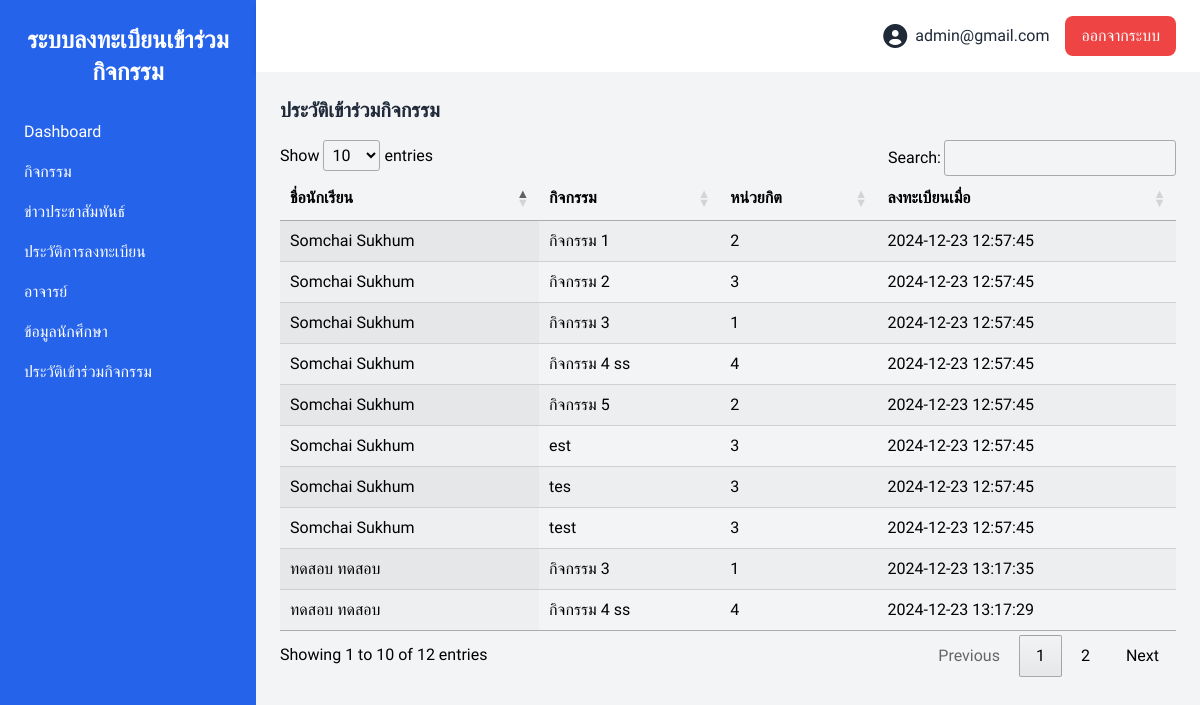
Screenshot of /admin_register.php (signed in) with the database file from the repository.
### tables this page shows
CREATE TABLE `registrations` (
  `id` int(11) NOT NULL,
  `student_id` int(11) NOT NULL,
  `activity_id` int(11) NOT NULL,
  `registration_date` timestamp NOT NULL DEFAULT current_timestamp()
);

CREATE TABLE `users` (
  `id` int(11) NOT NULL,
  `student_id` varchar(50) NOT NULL,
  `first_name` varchar(50) NOT NULL,
  `last_name` varchar(50) NOT NULL,
  `email` varchar(255) NOT NULL,
  `password` varchar(255) NOT NULL,
  `role` enum('student','teacher','admin') NOT NULL DEFAULT 'student',
  `year_id` int(11) DEFAULT NULL,
  `program_id` int(11) DEFAULT NULL,
  `branch_id` int(11) DEFAULT NULL,
  `created_at` timestamp NOT NULL DEFAULT current_timestamp(),
  `updated_at` timestamp NOT NULL DEFAULT current_timestamp() ON UPDATE current_timestamp()
);

CREATE TABLE `activities` (
  `id` int(11) NOT NULL,
  `name` varchar(255) NOT NULL,
  `description` text NOT NULL,
  `start_date` date NOT NULL,
  `start_time` time NOT NULL,
  `end_date` date NOT NULL,
  `end_time` time NOT NULL,
  `credits` int(11) NOT NULL,
  `status` tinyint(1) NOT NULL DEFAULT 1,
  `image` varchar(255) NOT NULL,
  `created_at` timestamp NOT NULL DEFAULT current_timestamp(),
  `updated_at` timestamp NOT NULL DEFAULT current_timestamp() ON UPDATE current_timestamp()
);

### admin_register.php (the view, shortened to what this page needs)
<?php
include('db_connection.php');
$sql = "
    SELECT
        r.id AS registration_id,
        u.first_name,
        u.last_name,
        a.name AS activity_name,
        a.start_date,
        a.start_time,
        a.end_date,
        a.end_time,
        a.credits,
        ci.check_in_date,
        ci.check_in_time,
        r.registration_date
    FROM registrations r
    JOIN users u ON r.student_id = u.id
    JOIN activities a ON r.activity_id = a.id
    LEFT JOIN check_ins ci ON ci.student_id = u.id AND ci.activity_id = a.id
    WHERE u.role = 'student';
";
$result = $conn->query($sql);
?>
<!DOCTYPE html>
<html lang="en">
<head>
    <link href="https://cdnjs.cloudflare.com/ajax/libs/font-awesome/6.0.0-beta3/css/all.min.css" rel="stylesheet">
    <link rel="stylesheet" href="https://cdn.datatables.net/1.11.5/css/jquery.dataTables.min.css">
    <script src="https://cdn.tailwindcss.com"></script>
</head>
<body class="bg-gray-100 flex min-h-screen">
    <aside class="w-64 bg-blue-600 text-white flex flex-col">
        <div class="p-6 text-center">
            <h1 class="text-2xl font-bold">ระบบลงทะเบียนเข้าร่วมกิจกรรม</h1>
        </div>
             <?php include('menu.php'); ?>
    </aside>
    <div class="flex-1 flex flex-col">
        <?php include('topbar.php'); ?>
        <main class="p-6 bg-gray-100 flex-1">
            <h3 class="text-xl font-bold text-gray-800 mb-4">ประวัติเข้าร่วมกิจกรรม</h3>
            <table id="studentTable" class="display w-full">
                <thead>
                    <tr>
                        <th>ชื่อนักเรียน</th>
                        <th>กิจกรรม</th>
                        <th>หน่วยกิต</th>
                        <th>ลงทะเบียนเมื่อ</th>
                    </tr>
                </thead>
                <tbody>
                    <?php
                    if ($result->num_rows > 0) {
                        while ($row = $result->fetch_assoc()) {
                            echo "<tr>
                            <td>{$row['first_name']} {$row['last_name']}</td>
                            <td>{$row['activity_name']}</td>
                            <td>{$row['credits']}</td>
                            <td>{$row['registration_date']}</td>
                        </tr>";
                        }
                    } else {
                        echo "<tr><td colspan='8'>ไม่มีข้อมูล</td></tr>";
                    }
                    ?>
                </tbody>
            </table>
        </main>
    </div>
</body>
</html>

### admin_register.php (style rules this page uses)
body { font-family: 'Prompt', sans-serif; }

### rows the page displays
registrations: student.first_name "Somchai", student.last_name "Sukhum", activity.name "กิจกรรม 1", activity.credits "2", registration_date "2024-12-23 12:57:45"
registrations: student.first_name "Somchai", student.last_name "Sukhum", activity.name "กิจกรรม 2", activity.credits "3", registration_date "2024-12-23 12:57:45"
registrations: student.first_name "Somchai", student.last_name "Sukhum", activity.name "กิจกรรม 3", activity.credits "1", registration_date "2024-12-23 12:57:45"
registrations: student.first_name "ทดสอบ", student.last_name "ทดสอบ", activity.name "กิจกรรม 3", activity.credits "1", registration_date "2024-12-23 13:17:35"
registrations: student.first_name "Somchai", student.last_name "Sukhum", activity.name "กิจกรรม 4 ss", activity.credits "4", registration_date "2024-12-23 12:57:45"
registrations: student.first_name "ทดสอบ", student.last_name "ทดสอบ", activity.name "กิจกรรม 4 ss", activity.credits "4", registration_date "2024-12-23 13:17:29"
registrations: student.first_name "Somchai", student.last_name "Sukhum", activity.name "กิจกรรม 5", activity.credits "2", registration_date "2024-12-23 12:57:45"
registrations: student.first_name "Somchai", student.last_name "Sukhum", activity.name "est", activity.credits "3", registration_date "2024-12-23 12:57:45"
registrations: student.first_name "Somchai", student.last_name "Sukhum", activity.name "tes", activity.credits "3", registration_date "2024-12-23 12:57:45"
registrations: student.first_name "Somchai", student.last_name "Sukhum", activity.name "test", activity.credits "3", registration_date "2024-12-23 12:57:45"

### other values shown
$_SESSION['email'] "admin@gmail.com"
